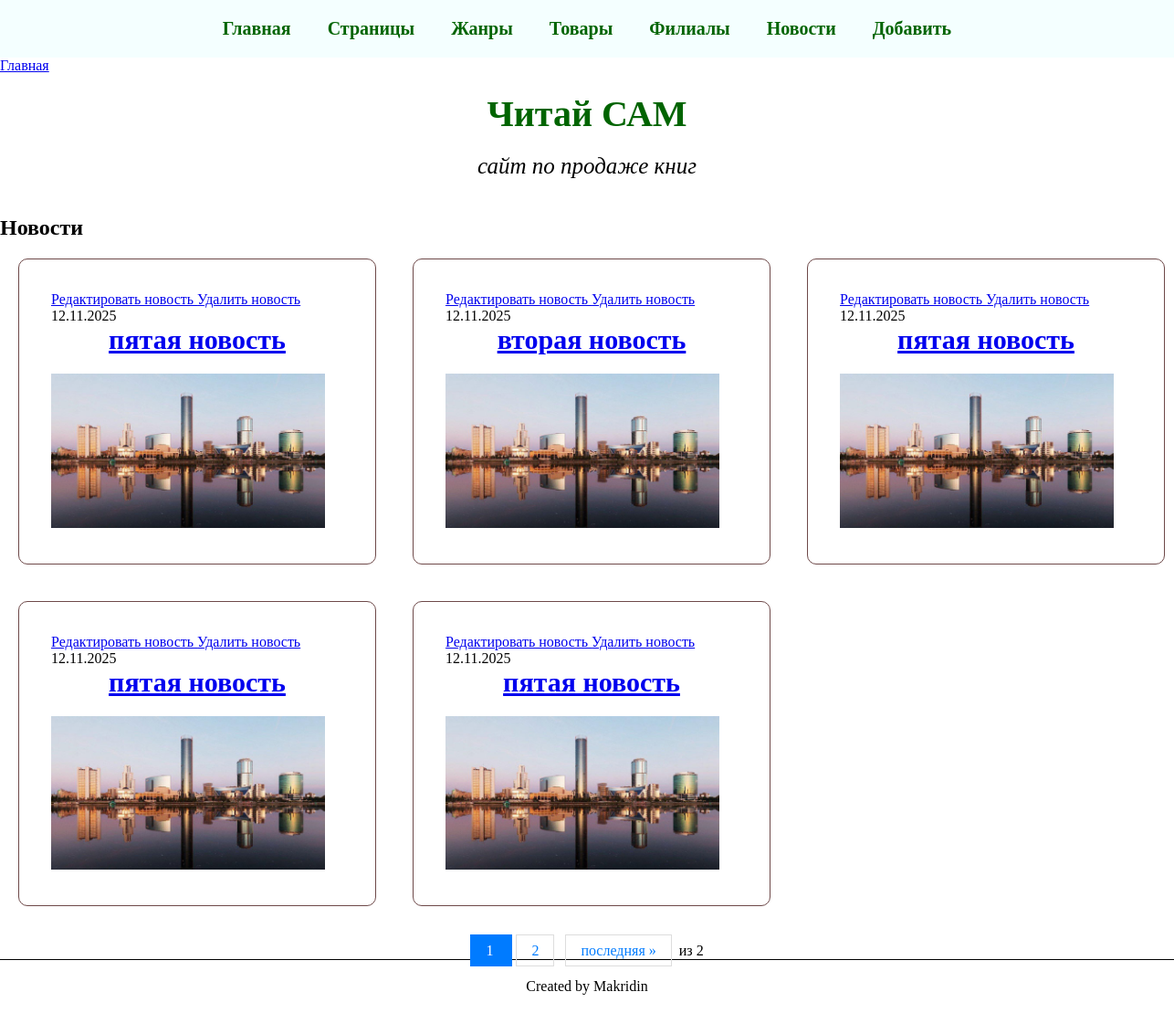
Before: /news/ with the older database file.
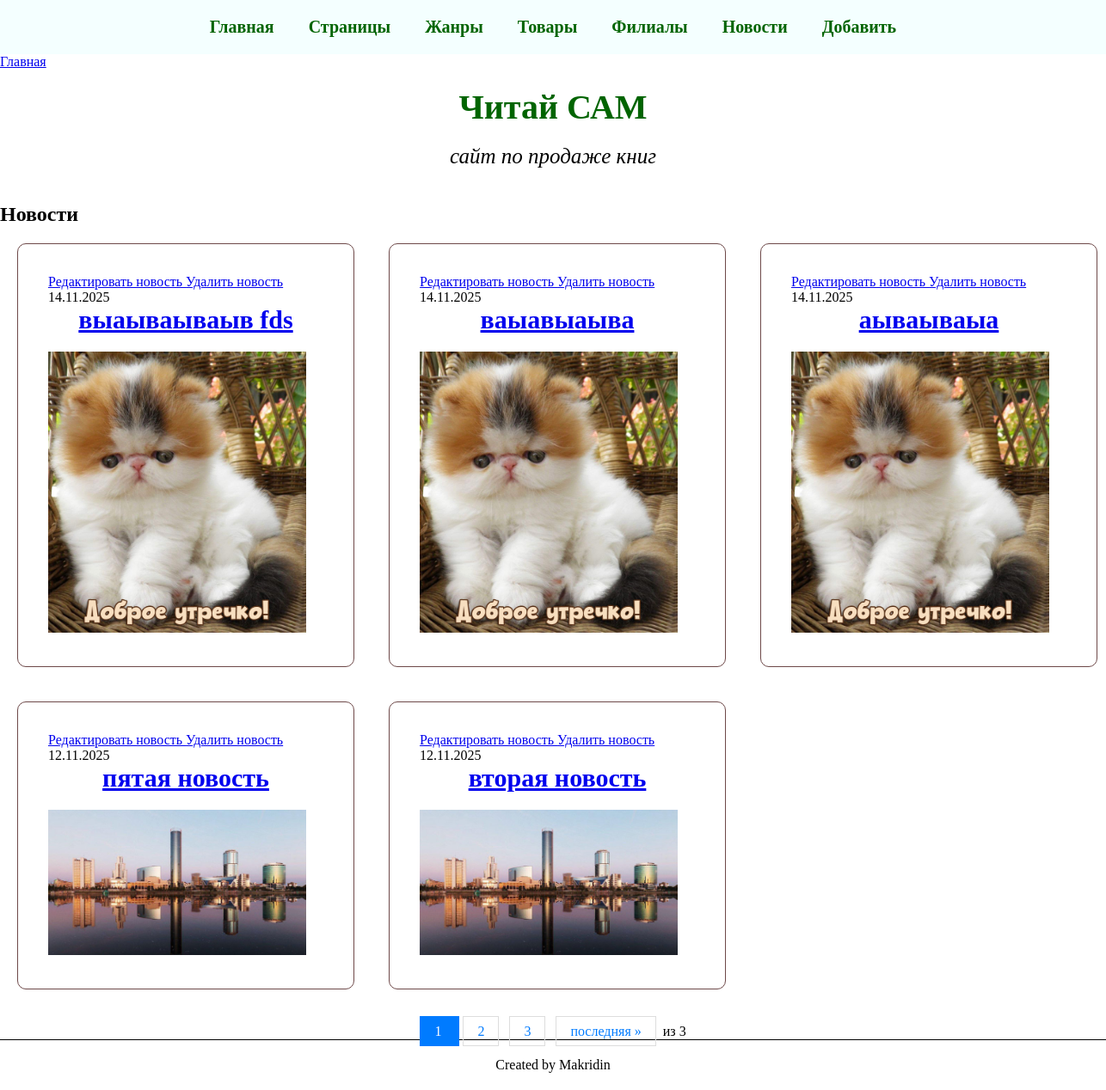
After: the same page with the newer database file.
### core/models.py (models this page shows, shortened)
class News(models.Model):
    name = models.CharField(max_length=1500, verbose_name='Название новости')
    desc = models.CharField(max_length=5000, verbose_name='Описание новости')
    text = RichTextField(verbose_name='Содержание', blank=True)
    created_at = models.DateTimeField(auto_now_add=True, verbose_name='Дата создания')
    cover_image = models.ImageField(
        upload_to=BookFileRenamer.rename_cover,
        verbose_name='Обложка новости',
        blank=True,
        null=True
    )
    url = models.CharField(
        max_length=255,
        verbose_name='URL',
        blank=True,
        unique=True,
        help_text='URL (генерируется автоматически)'
    )
    class Meta:
        verbose_name = 'Новость'
        verbose_name_plural = 'Новости'

### core/views.py (the view)
# urls.py: path('news/', list_news, name='list_news'),
def list_news(request):
    news_list_db = News.objects.all().order_by('-created_at')
    news_on_page = 5
    paginator = Paginator(news_list_db, news_on_page)
    page = request.GET.get('page')
    try:
        news_list = paginator.page(page)
    except PageNotAnInteger:
        news_list = paginator.page(1)
    except EmptyPage:
        news_list = paginator.page(paginator.num_pages)
    context = get_base_context()
    context.update({
        'news_list': news_list,
    })
    return render(request, 'news.html', context)

### core/models.py (called while the page is built)
    def get_full_url(self):
        if self.parent:
            return f"{self.parent.get_full_url()}/{self.url}"
        return self.url

### core/views.py (called while the page is built)
def get_base_context():
    return {
        'title_template': 'Читай САМ',
        'root_pages': Page.objects.filter(parent__isnull=True, is_active=True).order_by('order'),
        'genres_list': Genre.objects.all()
    }

### templates/news.html (shortened to what this page needs)
{% extends 'base_tpl.html' %}
{% block content %}
<h2>Новости</h2>
        <div class="product-grid">
            {% for news in news_list %}
            <div class="product-card">
                <div class="product-info">
                    <a href="{% url 'edit_news' news.url %}" class="btn btn-outline-primary">
                        Редактировать новость
                    </a>
                    <a href="{% url 'delete_news' news.url %}" class="btn btn-danger">
                        Удалить новость
                    </a>
                    <p>{{ news.created_at|date:"d.m.Y" }}</p>
                    <a href="/news/{{ news.url }}">
                    <h3 class="product-title">{{ news.name }}</h3>
                    <img class="one_genre" src="/media/{{ news.cover_image }}" >
                    </a>
                </div>
            </div>
            {% endfor %}
        </div>
        <div class="pagination">
            <span class="step-links">
                <span class="current">
                    {{ news_list.number }}
                </span>
                {% if news_list.has_next %}
                    <a href="?page={{ news_list.next_page_number }}">{{ news_list.next_page_number }}</a>
                    {% if news_list.number < news_list.paginator.num_pages|add:'-1' %}
                        <a href="?page={{ news_list.number|add:'2' }}">{{ news_list.number|add:'2' }}</a>
                    {% endif %}
                    <a href="?page={{ news_list.paginator.num_pages }}">последняя &raquo;</a>
                {% endif %}
                <span class="page-info">
                    из {{ news_list.paginator.num_pages }}
                </span>
            </span>
        </div>
{% endblock %}}

Changed rows visible on the page:
no longer on this page (row unchanged): News: created_at "12.11.2025", name "пятая новость", cover_image (picture)
no longer on this page (row unchanged): News: created_at "12.11.2025", name "пятая новость", cover_image (picture)
removed News: created_at "12.11.2025", name "пятая новость", cover_image (picture)
added News: created_at "14.11.2025", name "выаываываыв fds", cover_image (picture)
added News: created_at "14.11.2025", name "ваыавыаыва", cover_image (picture)
added News: created_at "14.11.2025", name "аываываыа", cover_image (picture)
Other visible differences:
{{ news_list.number|add:'2' }}: (not shown) → "3"
{{ news_list.paginator.num_pages }}: "2" → "3"
